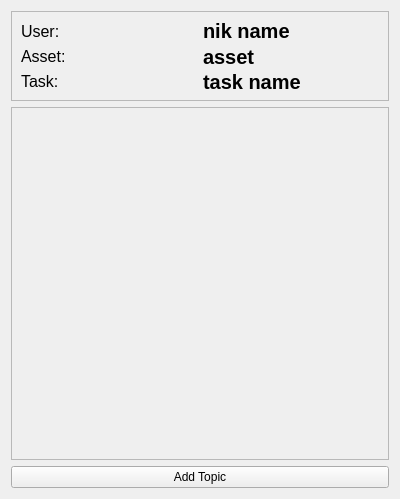
<?xml version="1.0" encoding="UTF-8"?>
<ui version="4.0">
 <class>Form</class>
 <widget class="QWidget" name="Form">
  <property name="geometry">
   <rect>
    <x>0</x>
    <y>0</y>
    <width>400</width>
    <height>499</height>
   </rect>
  </property>
  <property name="windowTitle">
   <string>Form</string>
  </property>
  <layout class="QVBoxLayout" name="verticalLayout">
   <item>
    <widget class="QFrame" name="chat_meta_data_frame">
     <property name="maximumSize">
      <size>
       <width>16777215</width>
       <height>90</height>
      </size>
     </property>
     <property name="font">
      <font>
       <pointsize>20</pointsize>
      </font>
     </property>
     <property name="frameShape">
      <enum>QFrame::StyledPanel</enum>
     </property>
     <property name="frameShadow">
      <enum>QFrame::Raised</enum>
     </property>
     <layout class="QGridLayout" name="gridLayout">
      <item row="0" column="0">
       <widget class="QLabel" name="label">
        <property name="font">
         <font>
          <pointsize>12</pointsize>
         </font>
        </property>
        <property name="text">
         <string>User:</string>
        </property>
       </widget>
      </item>
      <item row="0" column="1">
       <widget class="QLabel" name="chat_nik_name_label">
        <property name="font">
         <font>
          <pointsize>15</pointsize>
          <weight>75</weight>
          <bold>true</bold>
         </font>
        </property>
        <property name="text">
         <string>nik name</string>
        </property>
       </widget>
      </item>
      <item row="2" column="0">
       <widget class="QLabel" name="label_2">
        <property name="font">
         <font>
          <pointsize>12</pointsize>
         </font>
        </property>
        <property name="text">
         <string>Task:</string>
        </property>
       </widget>
      </item>
      <item row="2" column="1">
       <widget class="QLabel" name="chat_task_name_label">
        <property name="font">
         <font>
          <pointsize>15</pointsize>
          <weight>75</weight>
          <bold>true</bold>
         </font>
        </property>
        <property name="text">
         <string>task name</string>
        </property>
       </widget>
      </item>
      <item row="1" column="0">
       <widget class="QLabel" name="label_4">
        <property name="font">
         <font>
          <pointsize>12</pointsize>
         </font>
        </property>
        <property name="text">
         <string>Asset:</string>
        </property>
       </widget>
      </item>
      <item row="1" column="1">
       <widget class="QLabel" name="chat_asset_name_label">
        <property name="font">
         <font>
          <pointsize>15</pointsize>
          <weight>75</weight>
          <bold>true</bold>
         </font>
        </property>
        <property name="text">
         <string>asset</string>
        </property>
       </widget>
      </item>
     </layout>
    </widget>
   </item>
   <item>
    <widget class="QFrame" name="chat_topics_frame">
     <property name="frameShape">
      <enum>QFrame::StyledPanel</enum>
     </property>
     <property name="frameShadow">
      <enum>QFrame::Raised</enum>
     </property>
    </widget>
   </item>
   <item>
    <widget class="QPushButton" name="chat_add_topic_button">
     <property name="text">
      <string>Add Topic</string>
     </property>
    </widget>
   </item>
  </layout>
 </widget>
 <resources/>
 <connections/>
</ui>
